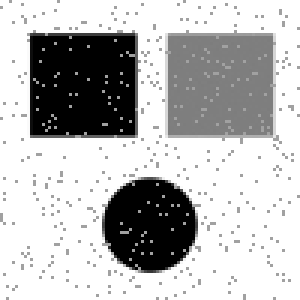
#> input picture img02.png, 100 x 100 px (shown 3 times larger)
$ jupyter execute week07.ipynb   (shell and % lines are left out)
#> lines starting #> are read from the running program, lines starting #| are printed output that depends on the picture; after the words box and inside, x2 and y2 are one past the last pixel; in counts of white or black regions, pixels touching at a corner belong together
# 画像メディア工学７回目
## 7. 画像の復元と生成（ぼけ・ぶれ画像の復元）
### ライブラリの読み込み（おまじない）

[cell 1]
#%matplotlib inline
import matplotlib.pyplot as plt
import numpy as np
import cv2

### Google colaboratoryで利用する場合の画像のアップロード
img02.pngをアップしてください

### 点拡がり関数の定義
以下の課題でも利用します

[cell 2]
# 円の点拡がり関数
def calcPSF1( height, width, R):
    h=np.zeros((height, width), dtype=np.float32)
    cv2.circle(h, (int(h.shape[0]/2), int(h.shape[1]/2)), R, 255, -1, 8)
    sum_h = sum(h.flatten())
    return h/sum_h

# 直線の点拡がり関数
def calcPSF2(height, width, L, theta):
    h=np.zeros((height, width), dtype=np.float32)
    spx,spy = int(L/2*np.cos(theta/180*np.pi)+h.shape[0]/2), int(L/2*np.sin(theta/180*np.pi)+h.shape[1]/2)
    epx,epy = int(L/2*np.cos((theta+180)/180*np.pi)+h.shape[0]/2), int(L/2*np.sin((theta+180)/180*np.pi)+h.shape[1]/2)
    cv2.line(h, (spx, spy), (epx, epy), 255, 1)
    sum_h = sum(h.flatten())
    return h/sum_h

### ウィーナーフィルタの定義

[cell 3]
# ウィーナーフィルタ
def calcWnrFilter(h, g, gamma):
    fft_h = np.fft.fft2(h, s = g.shape)
    return fft_h/(np.abs(fft_h)**2 + gamma)

### 劣化画像（ぼけ画像）の生成
ここでは，劣化していない画像から，点拡がり関数を用いて劣化画像を生成することで，点拡がり関数の正解がわかる状況としている．

[cell 4]
R = 10                            # 点拡がり関数の大きさ（半径）
img = cv2.imread('img02.png', 0)  # モノクロ画像として読み込み
#> img is the input picture: shape (100, 100); min 0, max 255, mean 186.5
h = calcPSF1(img.shape[0],img.shape[1], R)  # 円の点拡がり関数の作成
#> in calcPSF1, `cv2.circle(h, (int(h.shape[0]/2), int(h.shape[1]/2)), R, 255, -1, 8)`:
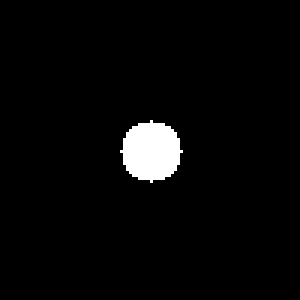
#> h: shape (100, 100) float32 (shown 3 times larger); 3.2% white; 1 white region, box (x1, y1, x2, y2) and area: (40, 40, 61, 61) 317
g = cv2.filter2D(img, -1, h) + np.random.normal(0,5, img.shape)    # 劣化画像の生成
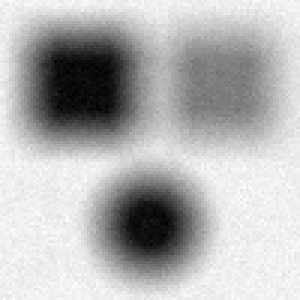
#> g: shape (100, 100) float64 (shown 3 times larger); min -6.05, max 266.5, mean 186.4; drawn with min black and max white

plt.imshow(g, cmap='gray', vmin = 0, vmax = 255);

### ウィーナーフィルタを用いたぼけ画像の復元
　$f, F$: 原画像（復元画像）とそのフーリエ変換

　$g, G$: 劣化画像とそのフーリエ変換

　$h$: 点拡がり関数

　$K_w$: ウィーナーフィルタ

原画像のフーリエ変換 $F$が，$F = K_w G$で計算できる．

$R$(ぼけの大きさ）や$gamma$（画像とノイズの比率）を変化させると，復元結果が変化しますので，実際に値を変更し確認してみてください．

[cell 5]
# 復元時点拡がり関数の作成
# この例では，点拡がり関数の正解がわかっているが，実際には不明のため，点拡がり関数を推定する必要があることに注意
R = 10
h = calcPSF1(g.shape[0], g.shape[1], R)

# ウィーナーフィルタの計算
gamma = 1/1000
Kw = calcWnrFilter(h, g, gamma);

# ウィーナーフィルタの適用
G = np.fft.fft2(g)
F = Kw*G

# フーリエ逆変換
f = np.fft.ifft2(F)
f = np.fft.fftshift(f)

# 復元結果の表示
plt.subplot(121)
plt.title('Deblurred')
plt.imshow(f.real, cmap='gray', vmin = 0, vmax = 255);
plt.subplot(122)
plt.title('Original')
plt.imshow(img, cmap='gray', vmin = 0, vmax = 255);
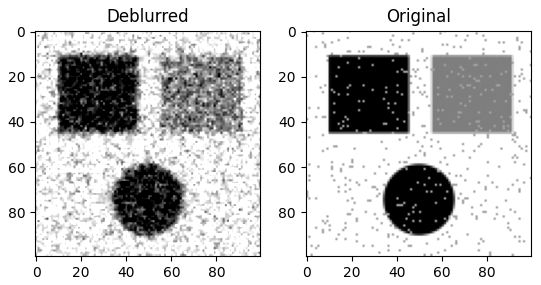
#> figure drawn by matplotlib, 2 panels

### 課題
１．以下の劣化画像1,2を復元したいとき，PSF1～3のうち，どの点拡がり関数を利用すべきかを回答してください．

画像1：https://raw.githubusercontent.com/yamazoe/ImageMediaProcessing/main/img/img05a.png

画像2：https://raw.githubusercontent.com/yamazoe/ImageMediaProcessing/main/img/img05b.png

|画像1(img05a.png) |画像2(img05b.png) |
|:-|:-|
|||

以下のプログラムを実行しなくても回答はできるはずですが，
- 画像の読み込み部分
- ウィーナーフィルタの適用における$gamma$の値，$F$の計算式
を適切に修正すると，劣化画像の復元が実行できますので，確認してみてください．

２．以下の劣化画像を復元したい場合には，どのような点広がり関数を利用したらよいでしょうか？　文章で回答してください．

（例：画像１の場合であれば，斜め左上から右下方向に広がる点広がり関数，という回答）

実行の前に，課題用のファイル（img05a.png,img05b.png）をアップしてください．

処理を行う画像の読み込み
（いずれかをコメントアウトしてください）

[cell 6]
g = cv2.imread('img05a.png', 0)
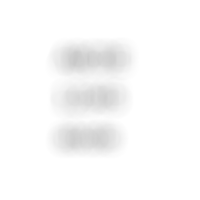
#> input picture img05a.png, 200 x 200 px
#> g is the input picture: shape (200, 200); min 201, max 255, mean 249.8
#g = cv2.imread('img05b.png', 0)
plt.imshow(g, cmap='gray', vmin = 0, vmax = 255);

3種類の点拡がり関数の定義

[cell 7]
R = 15
L = 20
theta = 45
theta2 = 0
h0 = calcPSF1(g.shape[0], g.shape[1], 1)
#> call 3 of calcPSF1, with height = 200, width = 200, R = 1
#> in calcPSF1 (call 3), `cv2.circle(h, (int(h.shape[0]/2), int(h.shape[1]/2)), R, 255, -1, 8)`:
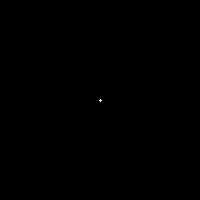
#> h: shape (200, 200) float32; 0.01% white in thin lines or dots, all inside (x1, y1, x2, y2) = (99, 99, 102, 102)
h1 = calcPSF1(g.shape[0], g.shape[1], R)
#> call 4 of calcPSF1, with height = 200, width = 200, R = 15
#> in calcPSF1 (call 4), `cv2.circle(h, (int(h.shape[0]/2), int(h.shape[1]/2)), R, 255, -1, 8)`:
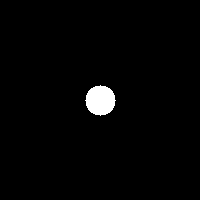
#> h: shape (200, 200) float32; 1.8% white; 1 white region, box (x1, y1, x2, y2) and area: (85, 85, 116, 116) 709
h2 = calcPSF2(g.shape[0], g.shape[1], L, theta)
h3 = calcPSF2(g.shape[0], g.shape[1], L, theta2)

plt.figure(figsize=(10, 30))
plt.subplot(131)
plt.title('PSF1')
plt.imshow(h1, cmap='gray');
plt.subplot(132)
plt.title('PSF2')
plt.imshow(h2, cmap='gray');
plt.subplot(133)
plt.title('PSF3')
plt.imshow(h3, cmap='gray');
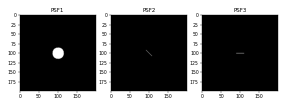
#> figure drawn by matplotlib, 3 panels

ウィーナーフィルタの適用
- 画像に合わせて，gammaの値を設定してください
- 利用したいPSFによって，$F=H1*G$, $F=H2*G$, $F=H3*G$ のいずれかを選択してください

[cell 8]
# img05aの場合，gammma=1/5000.
# img05bの場合，gammma=1/500.としてください
gamma = 1/5000.
gamma = 1/500.

H0 = calcWnrFilter(h0, g, gamma)
H1 = calcWnrFilter(h1, g, gamma)
H2 = calcWnrFilter(h2, g, gamma)
#> in calcWnrFilter (call 4), `fft_h = np.fft.fft2(h, s = g.shape)`: h: shape (200, 200) float32; values 0 (black) and 0.0625 (white), 0.04% white in thin lines or dots, all inside (x1, y1, x2, y2) = (92, 92, 108, 108)
G = np.fft.fft2(g)
F = H0*G            # 正しくないPSFの場合
#F = H1*G           # PSF1を利用する場合
#F = H2*G           # PSF2を利用する場合
#F = H3*G           # PSF3を利用する場合
f = np.fft.ifft2(F)
f = np.fft.fftshift(f)

plt.imshow(f.real, cmap='gray', vmin = 0, vmax = 255);
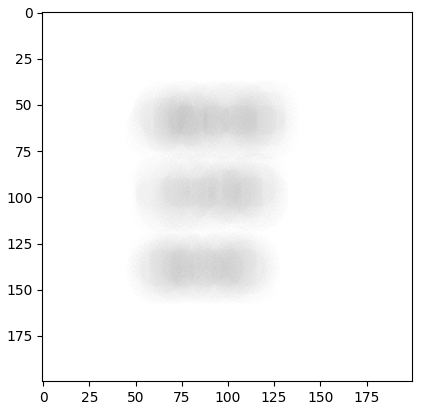
#> figure drawn by matplotlib, 1 panel
